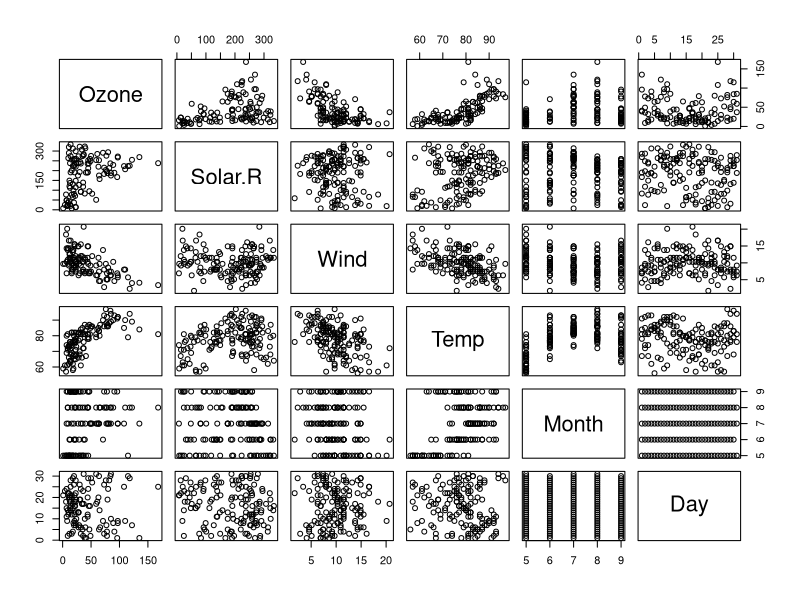
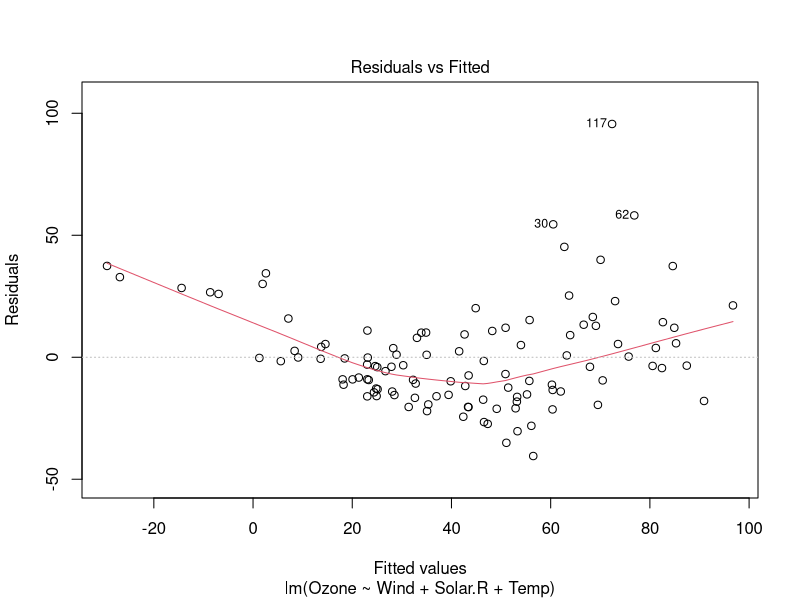
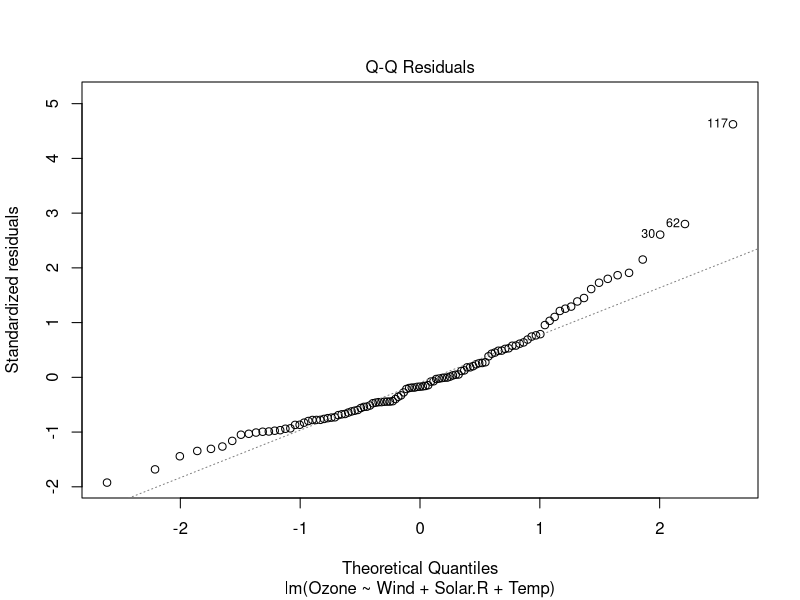
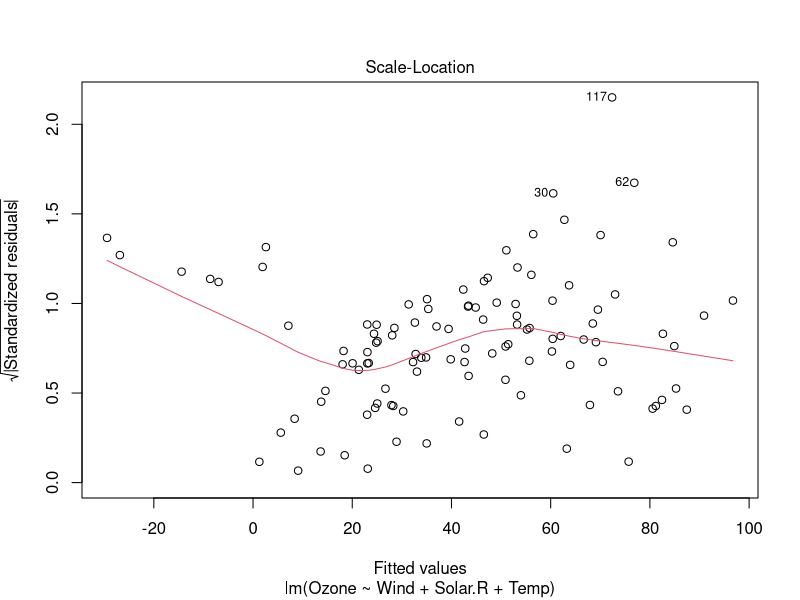
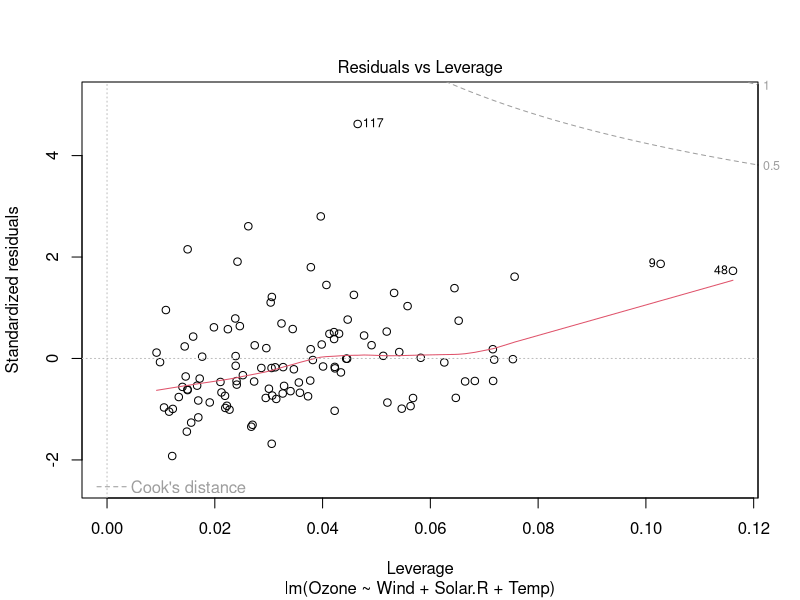
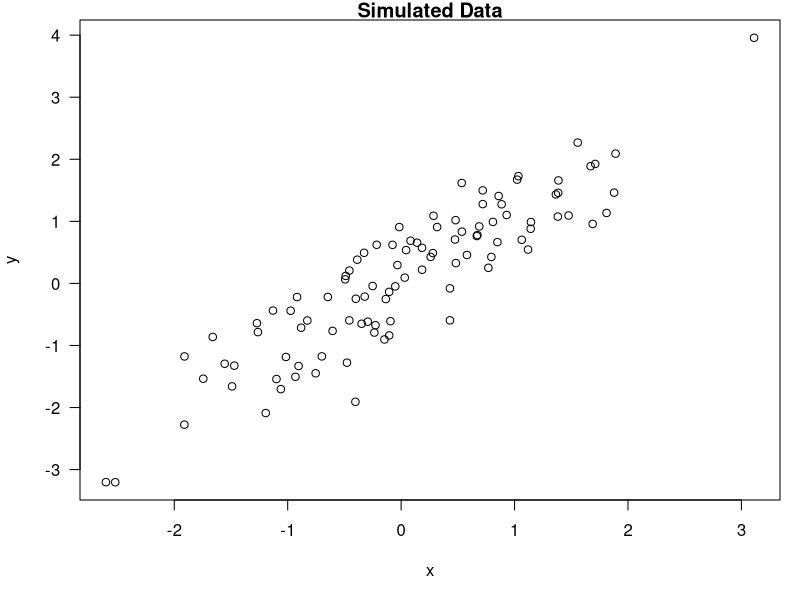

Here is the R script that generated these plots, in order:
## ---- chunk 1
time <- format(Sys.time(), "%A, %d %B %Y, %X", usetz = TRUE)
## ---- chunk 2
library(datasets)
## ---- chunk 3
data(airquality)
summary(airquality)
## ---- chunk 4
plot(airquality)
## ---- chunk 5
library(stats)

fit <- lm(Ozone ~ Wind + Solar.R + Temp, data = airquality)
summary(fit)
## ---- chunk 6
library(xtable)

xt <- xtable(summary(fit))
print(xt, type = "html")
## ---- chunk 7
plot(fit)
## ---- chunk 8
x <- rnorm(100); y <- x + rnorm(100, sd = 0.5)
## ---- chunk 9
par(mar = c(5, 4, 1, 1), las = 1)
plot(x, y, main = "Simulated Data")
